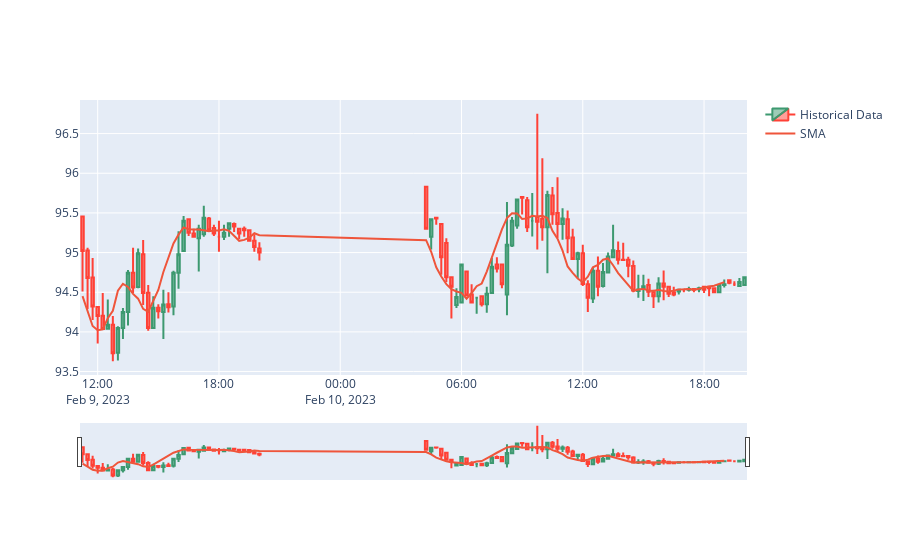

Notebook source saved alongside this figure:
### Code cell
import plotly.graph_objects as go
# df = pd.read_csv('https://raw.githubusercontent.com/plotly/datasets/master/finance-charts-apple.csv')

fig = go.Figure(data=[go.Candlestick(x=pd.to_datetime(script_data['GOOGL']['timestamp']),
                                    open = script_data['GOOGL']['open'], 
                                    high=script_data['GOOGL']['high'],
                                    low=script_data['GOOGL']['low'],
                                    close=script_data['GOOGL']['close'],
                                    name = 'Historical Data')])
fig.add_trace(go.Scatter(x=pd.to_datetime(script_data['GOOGL']['timestamp']), y=indicator1(script_data['GOOGL'], 5)['indicator'], name = 'SMA'))
fig.update_layout(xaxis_rangeslider_visible=True)

fig.show()
